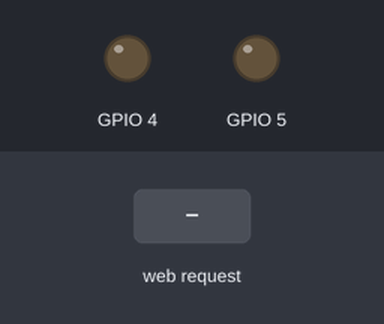
A sketch run on a simulated ESP32. Shown: output pins drawn as LEDs (lit = HIGH). The test bench sets the inputs (shaded band). WiFi joins after 1.5 s; servers stay silent unless stated; pins used as bus, display or sensor lines are not drawn; what the sketch prints to the serial monitor is not drawn.

Above: at 2.7 s.
2.8 s: HTTP request GET /dec2 received
At 3.3 s:
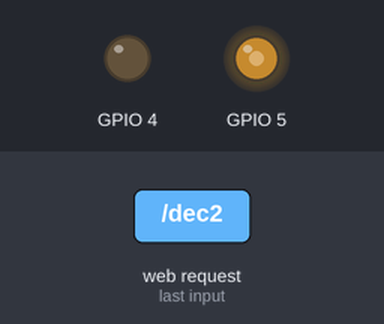
5.8 s: HTTP request GET /dec1 received
At 6.3 s:
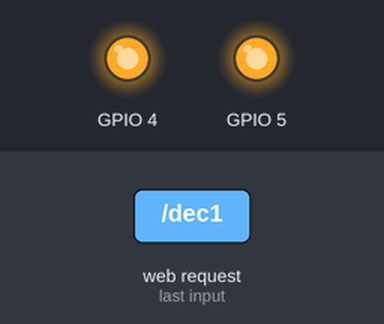
7.3 s: HTTP request GET /inc2 received
At 8.5 s:
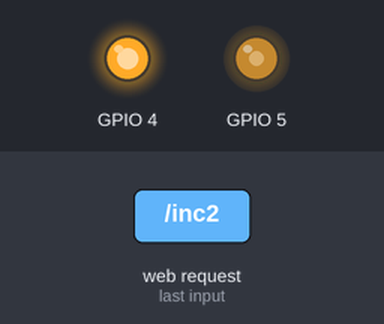
10.3 s: HTTP request GET /dec2 received
At 11.3 s:
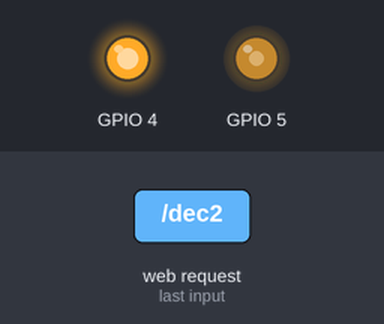
11.8 s: HTTP request GET /stopall received
Timing chart, 0 to 14.3 s (numbered marks = the images above; inputs shaded):
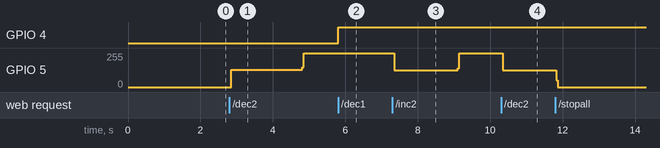

The sketch:

ESP32_WebServer_steppers_3Tickers.ino
```cpp
/*
 #ESP32 Web Server with graphic buttons downloaded from web cache
 Gareth aka chiprobot 21/3/2016
*/
//20181111 Timer控制stepPin
#include <WiFi.h>
#include <Ticker.h>

Ticker timerA;
unsigned int aStepNow = 0;
unsigned int aStepWant = 0;
bool aState = true;
Ticker timerB;
unsigned int bStepNow = 0;
unsigned int bStepWant = 0;
bool bState = true;
Ticker timerC;
unsigned int cStepNow = 0;
unsigned int cStepWant = 0;
bool cState = true;
void aAxisChanged(){
  //int state = !state;
  aState = !aState;
  digitalWrite(16,aState);
  aStepNow++;
  if (aStepNow < aStepWant){

  }
  else {
    timerA.detach();
    Serial.println("aAxis Done");
  }
}
void bAxisChanged(){
  //int state = !state;
  bState = !bState;
  digitalWrite(5,bState);
  bStepNow++;
  if (bStepNow < bStepWant){

  }
  else {
    timerB.detach();
    Serial.println("bAxis Done");
  }
}
void cAxisChanged(){
  //int state = !state;
  cState = !cState;
  digitalWrite(19,cState);
  cStepNow++;
  if (cStepNow < cStepWant){

  }
  else {
    timerC.detach();
    Serial.println("cAxis Done");
  }
}

const char* ssid     = "HUAWEI-SCSD";
const char* password = "scsd2017";
int stepper=15; // stepper delay
WiFiServer server(80);

//20181111

void setup()
{
  timerA.detach();//20181111 避免刚起启动开启定时器
  timerB.detach();
  timerC.detach();

 Serial.begin(115200);
// pinMode(16, OUTPUT);      // set Stepper direction pin mode
// pinMode(17, OUTPUT);      // set Stepper1 pin mode
// pinMode(18, OUTPUT);      // set Stepper2 pin mode
// pinMode(19, OUTPUT);      // set Stepper3 pin mode

 pinMode(4, OUTPUT);      // 1轴方向
 pinMode(16, OUTPUT);      // 1轴脉冲
 pinMode(17, OUTPUT);       // 2轴方向
 pinMode(5, OUTPUT);      // 2轴脉冲
 pinMode(18, OUTPUT);      // 3轴方向
 pinMode(19, OUTPUT);      // 3轴脉冲

    // We start by connecting to a WiFi network
    Serial.println();
    Serial.print("Connecting to ");
    Serial.println(ssid);
    WiFi.begin(ssid, password);

    while (WiFi.status() != WL_CONNECTED) {
        delay(500);
        Serial.print(".");
    }
    Serial.println("");
    Serial.println("WiFi connected");
    Serial.println("IP address: ");
    Serial.println(WiFi.localIP());
    Serial.println("Place this IP address into a browser window");
    server.begin();

}

int value = 0;

void loop(){


 WiFiClient client = server.available();   // listen for incoming clients

  if (client) {
    Serial.println("new client");
    String currentLine = "";                   // make a String to hold incoming data from the client
    while (client.connected()) {
      if (client.available()) {                // if there's client data
        char c = client.read();                // read a byte
          if (c == '\n') {                     // check for newline character,
          if (currentLine.length() == 0) {     // if line is blank it means its the end of the client HTTP request
            client.println("<!DOCTYPE html>"); // open wrap the web page
            client.print("<html><head><meta name='viewport' content='initial-scale=1.0'><meta charset='utf-8'><style>#map {height: 100%;}html, body {height: 100%;margin: 0;padding: 0;}</style></head>");
            client.print("<body><h1>双创三轴桌面机器人简单控制</h1>");
        // Gui buttons start here
client.print("<input type=image style=width:33%;height:20% src='http://myrobotlab.org/sites/default/files/users/user25images/ButtonBlueLong.png'onmousedown=location.href='/dec1' >");
                client.print("<input type=image style=width:33%;height:20% src='http://myrobotlab.org/sites/default/files/users/user25images/nixiesmall1.png'>");
                client.print("<input type=image style=width:33%;height:20% src='http://myrobotlab.org/sites/default/files/users/user25images/ButtonOrangeLong.png'onmousedown=location.href='/inc1' >");

                client.print("<input type=image style=width:33%;height:20% src='http://myrobotlab.org/sites/default/files/users/user25images/ButtonPinkLong.png'onmousedown=location.href='/dec2' >");
                client.print("<input type=image style=width:33%;height:20% src='http://myrobotlab.org/sites/default/files/users/user25images/nixiesmall2.png'>");
                client.print("<input type=image style=width:33%;height:20% src='http://myrobotlab.org/sites/default/files/users/user25images/ButtonGreenLong.png'onmousedown=location.href='/inc2' >");

                client.print("<input type=image style=width:33%;height:20% src='http://myrobotlab.org/sites/default/files/users/user25images/ButtonTurqLong.png'onmousedown=location.href='/dec3' >");
                client.print("<input type=image style=width:33%;height:20% src='http://myrobotlab.org/sites/default/files/users/user25images/nixiesmall3.png'>");
                client.print("<input type=image style=width:33%;height:20% src='http://myrobotlab.org/sites/default/files/users/user25images/ButtonPurpleLong.png'onmousedown=location.href='/inc3' >");

                client.print("<input type=image style=width:100%;height:20% src='http://myrobotlab.org/sites/default/files/users/user25images/ButtonRedLong.png'onmousedown=location.href='/stopall' >");
                client.print("</body></html>"); // close wrap the web page

            client.println(); // The HTTP response ends with an extra blank line:

            break;  // break out of the while loop:
          } else {    // if you got a newline, then clear currentLine:
            currentLine = "";
          }
         } else if (c != '\r') {  // if you got anything else but a carriage return character,
          currentLine += c;       // add it to the end of the currentLine
        }

        // Check to see if the client request was "GET /H" or "GET /L":
        if (currentLine.endsWith("GET /dec1")) {digitalWrite(4, HIGH);
              Serial.println("GET /dec1");
//              timerEnd(timer);
//              timer = NULL;
              aStepNow = 0;
              aStepWant = 6000;
//              timerSemaphore = xSemaphoreCreateBinary();
//              timer = timerBegin(0, 80, true);
//              timerAttachInterrupt(timer, &onTimer, true);
//              //timerAlarmWrite(timer, 5, true);//Guru Meditation Error: Core  0 panic'ed (Interrupt wdt timeout on CPU1)
//              timerAlarmWrite(timer, 10, true);
//              timerAlarmEnable(timer);
                timerA.detach();
                timerA.attach_ms(0.02,aAxisChanged);
              //for (int i=0; i <= 43; i++){ digitalWrite(16, HIGH);delay(10);digitalWrite(16,LOW );delay(10); }
        }
         if (currentLine.endsWith("GET /inc1")) {digitalWrite(4, LOW);
              Serial.println("GET /inc1");
//              timerEnd(timer);
//              timer = NULL;
              aStepNow = 0;
              aStepWant = 6000;
//              timerSemaphore = xSemaphoreCreateBinary();
//              timer = timerBegin(0, 80, true);
//              timerAttachInterrupt(timer, &onTimer, true);
//              timerAlarmWrite(timer, 10, true);
//              timerAlarmEnable(timer);
              timerA.detach();
              timerA.attach_ms(0.02,aAxisChanged);
              //for (int i=0; i <= 43; i++){ digitalWrite(16, HIGH);delay(10);digitalWrite(16,LOW );delay(10); }
        }
         if (currentLine.endsWith("GET /dec2")) {digitalWrite(17, HIGH);
              Serial.println("GET /dec2");
              bStepNow = 0;
              bStepWant = 2000;
              timerB.detach();
              timerB.attach_ms(1,bAxisChanged);
              //for (int i=0; i <= 43; i++){ digitalWrite(5, HIGH);delay(10);digitalWrite(5,LOW );delay(10); }
        }
         if (currentLine.endsWith("GET /inc2")) {digitalWrite(17, LOW);
              Serial.println("GET /inc2");
              bStepNow = 0;
              bStepWant = 2000;
              timerB.detach();
              timerB.attach_ms(0.9,bAxisChanged);
              //for (int i=0; i <= 43; i++){ digitalWrite(5, HIGH);delay(10);digitalWrite(5,LOW );delay(10); }
        }
         if (currentLine.endsWith("GET /dec3")) {digitalWrite(18, HIGH);
              Serial.println("GET /dec3");
              cStepNow = 0;
              cStepWant = 4000;
              timerC.detach();
              timerC.attach_ms(0.02,cAxisChanged);
              //for (int i=0; i <= 43; i++){ digitalWrite(19, HIGH);delay(10);digitalWrite(19,LOW );delay(10); }
        }
         if (currentLine.endsWith("GET /inc3")) {digitalWrite(18, LOW);
              Serial.println("GET /inc3");
              cStepNow = 0;
              cStepWant = 4000;
              timerC.detach();
              timerC.attach_ms(0.02,cAxisChanged);
              //for (int i=0; i <= 43; i++){ digitalWrite(19, HIGH);delay(10);digitalWrite(19,LOW );delay(10); }
        }
         if (currentLine.endsWith("GET /stopall")) {
          Serial.println("GET /stopall");
          timerA.detach();//
          timerB.detach();
          timerC.detach();
          }
        }
      }
    }
  }
```

Measured:
- after the input at 2.8 s, GPIO 5: 0/255 → 128/255 after 0.05 s, → 255/255 2.0 s later
- after the input at 5.8 s, GPIO 4: LOW → HIGH at once
- after the input at 7.3 s, GPIO 5: 255/255 → 126/255 after 0.05 s, → 255/255 1.8 s later
- after the input at 10.3 s, GPIO 5: 255/255 → 127/255 after 0.05 s
